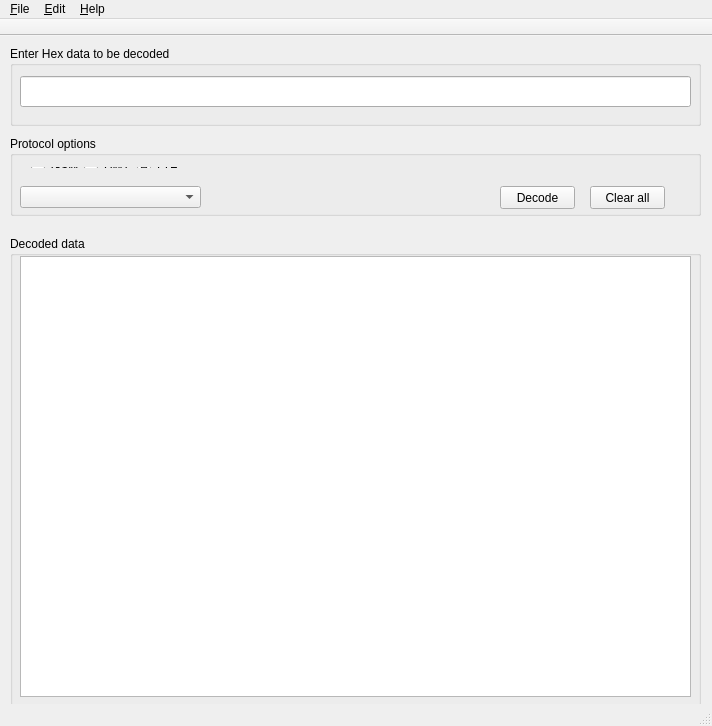
<?xml version="1.0" encoding="UTF-8"?>
<ui version="4.0">
 <class>MainWindow</class>
 <widget class="QMainWindow" name="MainWindow">
  <property name="geometry">
   <rect>
    <x>0</x>
    <y>0</y>
    <width>712</width>
    <height>726</height>
   </rect>
  </property>
  <property name="sizePolicy">
   <sizepolicy hsizetype="MinimumExpanding" vsizetype="MinimumExpanding">
    <horstretch>0</horstretch>
    <verstretch>0</verstretch>
   </sizepolicy>
  </property>
  <property name="windowTitle">
   <string>3GPP Decoder Linux</string>
  </property>
  <property name="windowIcon">
   <iconset resource="images.qrc">
    <normaloff>:/images/decoder.png</normaloff>:/images/decoder.png</iconset>
  </property>
  <widget class="QWidget" name="centralWidget">
   <widget class="QGroupBox" name="groupBox">
    <property name="geometry">
     <rect>
      <x>10</x>
      <y>10</y>
      <width>691</width>
      <height>80</height>
     </rect>
    </property>
    <property name="title">
     <string>Enter Hex data to be decoded</string>
    </property>
    <widget class="QLineEdit" name="lineEditData">
     <property name="geometry">
      <rect>
       <x>10</x>
       <y>30</y>
       <width>671</width>
       <height>31</height>
      </rect>
     </property>
    </widget>
   </widget>
   <widget class="QGroupBox" name="groupBox_2">
    <property name="geometry">
     <rect>
      <x>10</x>
      <y>100</y>
      <width>691</width>
      <height>80</height>
     </rect>
    </property>
    <property name="title">
     <string>Protocol options</string>
    </property>
    <widget class="QComboBox" name="comboBoxProtocol">
     <property name="geometry">
      <rect>
       <x>10</x>
       <y>50</y>
       <width>181</width>
       <height>22</height>
      </rect>
     </property>
     <property name="currentText">
      <string/>
     </property>
    </widget>
    <widget class="QPushButton" name="pushButtonDecode">
     <property name="geometry">
      <rect>
       <x>490</x>
       <y>50</y>
       <width>75</width>
       <height>23</height>
      </rect>
     </property>
     <property name="text">
      <string>Decode</string>
     </property>
    </widget>
    <widget class="QPushButton" name="pushButtonClear">
     <property name="geometry">
      <rect>
       <x>580</x>
       <y>50</y>
       <width>75</width>
       <height>23</height>
      </rect>
     </property>
     <property name="text">
      <string>Clear all</string>
     </property>
    </widget>
    <widget class="QWidget" name="layoutWidget">
     <property name="geometry">
      <rect>
       <x>10</x>
       <y>20</y>
       <width>174</width>
       <height>23</height>
      </rect>
     </property>
     <layout class="QHBoxLayout" name="horizontalLayout">
      <item>
       <widget class="QRadioButton" name="radioButtonGsm">
        <property name="text">
         <string>GSM</string>
        </property>
       </widget>
      </item>
      <item>
       <widget class="QRadioButton" name="radioButtonUmts">
        <property name="text">
         <string>UMTS</string>
        </property>
       </widget>
      </item>
      <item>
       <widget class="QRadioButton" name="radioButtonLte">
        <property name="text">
         <string>LTE</string>
        </property>
        <property name="checked">
         <bool>true</bool>
        </property>
       </widget>
      </item>
     </layout>
    </widget>
   </widget>
   <widget class="QGroupBox" name="groupBox_3">
    <property name="geometry">
     <rect>
      <x>10</x>
      <y>200</y>
      <width>691</width>
      <height>471</height>
     </rect>
    </property>
    <property name="sizePolicy">
     <sizepolicy hsizetype="Expanding" vsizetype="Expanding">
      <horstretch>0</horstretch>
      <verstretch>0</verstretch>
     </sizepolicy>
    </property>
    <property name="title">
     <string>Decoded data</string>
    </property>
    <widget class="QTextEdit" name="textEditDecoded">
     <property name="geometry">
      <rect>
       <x>10</x>
       <y>20</y>
       <width>671</width>
       <height>441</height>
      </rect>
     </property>
    </widget>
   </widget>
  </widget>
  <widget class="QMenuBar" name="menuBar">
   <property name="geometry">
    <rect>
     <x>0</x>
     <y>0</y>
     <width>712</width>
     <height>20</height>
    </rect>
   </property>
   <widget class="QMenu" name="menu_File">
    <property name="title">
     <string>&amp;File</string>
    </property>
    <addaction name="action_Exit"/>
   </widget>
   <widget class="QMenu" name="menu_Edit">
    <property name="title">
     <string>&amp;Edit</string>
    </property>
    <addaction name="action_Copy"/>
    <addaction name="action_Cut"/>
    <addaction name="action_Paste"/>
   </widget>
   <widget class="QMenu" name="menu_Help">
    <property name="title">
     <string>&amp;Help</string>
    </property>
    <addaction name="action_About_Decoder"/>
    <addaction name="action_Support"/>
   </widget>
   <addaction name="menu_File"/>
   <addaction name="menu_Edit"/>
   <addaction name="menu_Help"/>
  </widget>
  <widget class="QToolBar" name="mainToolBar">
   <property name="movable">
    <bool>false</bool>
   </property>
   <property name="floatable">
    <bool>false</bool>
   </property>
   <attribute name="toolBarArea">
    <enum>TopToolBarArea</enum>
   </attribute>
   <attribute name="toolBarBreak">
    <bool>false</bool>
   </attribute>
  </widget>
  <widget class="QStatusBar" name="statusBar">
   <property name="enabled">
    <bool>false</bool>
   </property>
  </widget>
  <action name="action_Exit">
   <property name="text">
    <string>&amp;Exit</string>
   </property>
  </action>
  <action name="action_Copy">
   <property name="text">
    <string>&amp;Copy</string>
   </property>
  </action>
  <action name="action_Paste">
   <property name="text">
    <string>&amp;Paste</string>
   </property>
  </action>
  <action name="action_Cut">
   <property name="text">
    <string>&amp;Cut</string>
   </property>
  </action>
  <action name="action_About_Decoder">
   <property name="text">
    <string>&amp;About Decoder</string>
   </property>
  </action>
  <action name="action_Support">
   <property name="text">
    <string>&amp;Support</string>
   </property>
  </action>
 </widget>
 <layoutdefault spacing="6" margin="11"/>
 <resources>
  <include location="images.qrc"/>
 </resources>
 <connections/>
</ui>
